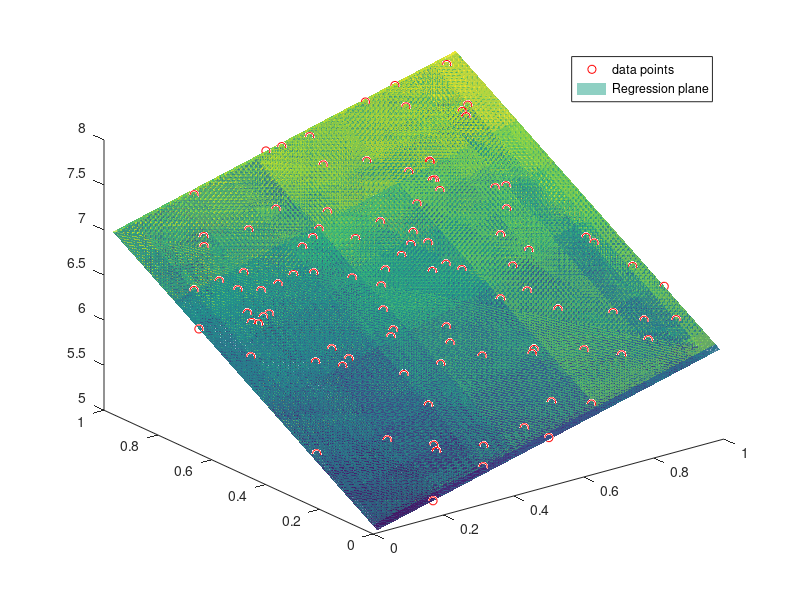

MATLAB code to generate this figure:
%This is a perfect model of multiple regression. No noise is added here.
clc ;
clear ;
X = rand(100,2);

beta1 = [1 2];
beta0 = 5;
Y = beta0 + (beta1*X');     %to match the dimensions of beta1 & X to multiply, we have to transpose the X matrix


mean_x=mean(X);

for i=1:2  
    X_without_mean(:,i) = X(:,i) - mean_x(1,i);
end

Y_without_mean = Y - mean(Y);
disp(size(Y_without_mean))
beta1 = inv(X_without_mean'*X_without_mean)*(X_without_mean'*Y_without_mean');  % to match the dimensions of X_without_mean' and Y_without_mean, we have to transpose the Y_without_mean matrix.
disp(beta1)


beta0=mean(Y) - beta1'*mean(X)';
disp(beta0)

disp('aaaa')
disp(size(X(:,1)));
disp(size(X(:,2)));
disp(size(Y));
plot3(X(:,1)',X(:,2)',Y,'or')
hold on;

[X1,X2] = meshgrid(X(:,1)',X(:,2)');
Z = beta0 + 1*X1 + 2*X2;
% disp(size(X1));
% disp(size(X2));
% disp(size(Z));
surf(X1,X2,Z,'FaceAlpha',0.5,'EdgeColor','none')
legend('data points','Regression plane')



% t = 0:pi/50:10*pi;
% st = sin(t);
% ct = cos(t);
% disp(size(t));
% disp(size(st));
% disp(size(ct));
% % figure
% % plot3(st,ct,t)



